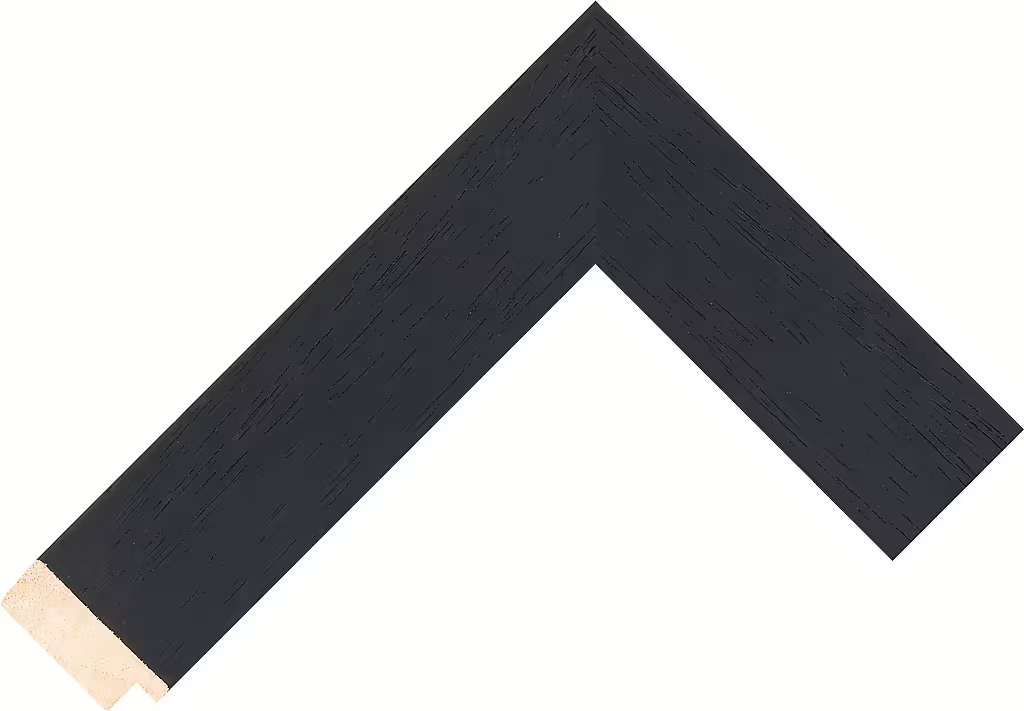
#> input picture VISUALS/Black.png, 1024 x 711 px
$ python extract_rails.py
#> lines starting #> are read from the running program, lines starting #| are printed output that depends on the picture
from PIL import Image
import numpy as np, os
V = os.path.dirname(os.path.abspath(__file__)) + '/'
OUT = V + 'frames/'
files = [('Black.png','black'), ('dark_wood.png','dark_wood'),
         ('med_oak.png','med_oak'), ('light_wood.png','light_wood'),
         ('white.png','white')]

def band_rows(gray, x0, x1):
    band = gray[:, x0:x1]
    std = band.std(axis=1)
    rows = np.where(std > 12)[0]
    if len(rows) == 0:  # white-on-white: fall back to edge gradient
        grad = np.abs(np.diff(band, axis=0)).mean(axis=1)
        rows = np.where(grad > 1.5)[0]
    return int(rows.min()), int(rows.max())

def longest_run(mask):
    best = cur = start = bs = 0
    for i, v in enumerate(mask):
        if v:
            if cur == 0: start = i
            cur += 1
            if cur > best: best, bs = cur, start
        else:
            cur = 0
    return bs, bs + best

for f, name in files:
    im = Image.open(V + f).convert('RGB')
#> im is the input picture: PIL image 1024x711 RGB; mean R, G, B 191.5, 191.4, 192.2
    rot = im.rotate(-45, expand=True, resample=Image.BICUBIC,
                    fillcolor=(247, 246, 243))
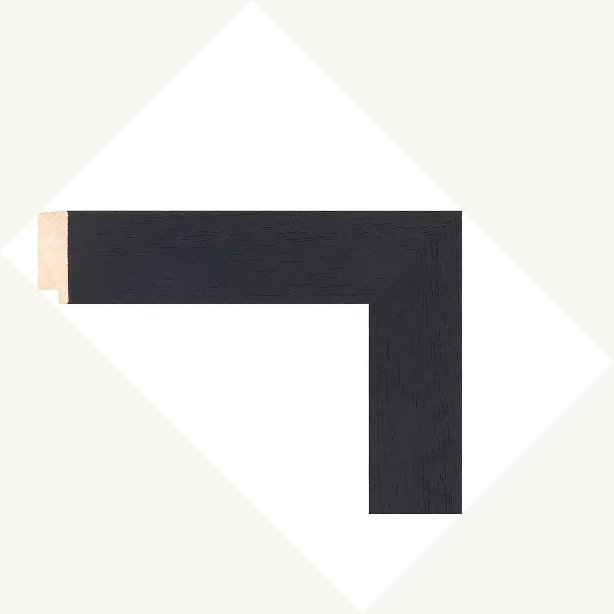
#> rot: PIL image 1228x1227 RGB (shown at 1/2 size); mean R, G, B 220.1, 219.5, 218.4
    gray = np.asarray(rot.convert('L')).astype(float)
    W = rot.size[0]
#> W = 1228
    x0, x1 = int(W * 0.08), int(W * 0.45)
#> x0 = 98; x1 = 552
    r0, r1 = band_rows(gray, x0, x1)
#> in band_rows, `band = gray[:, x0:x1]`:
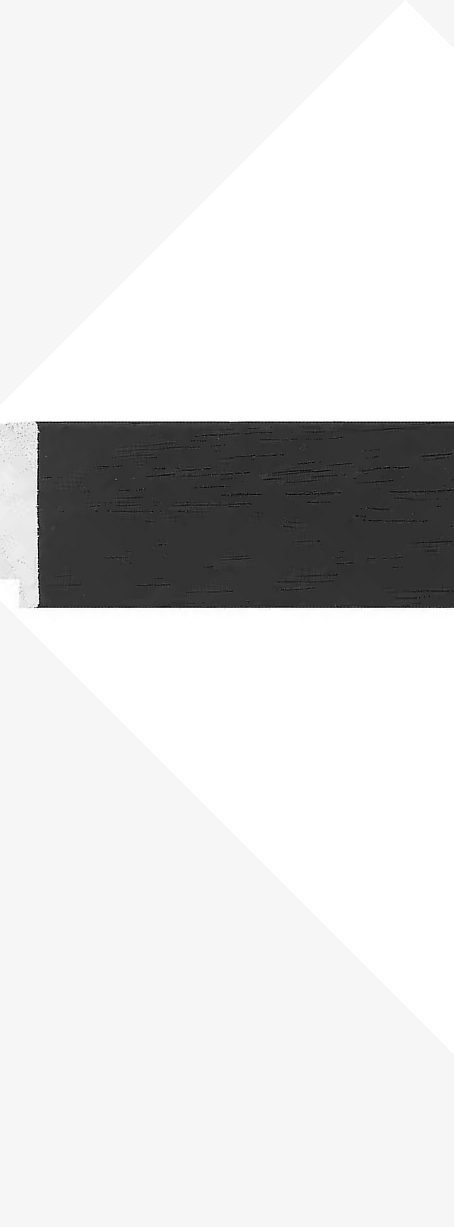
#> band: shape (1227, 454) float64; min 0, max 255, mean 222
#> in band_rows, `std = band.std(axis=1)`: std = 1227 values, max 59.84 at index 422, min 0 at index 405, mean 10.19
#> in band_rows, `rows = np.where(std > 12)[0]`: rows = 187 values from 421 to 607
#> r0 = 421; r1 = 607
    h = r1 - r0
#> h = 186
    crop = rot.crop((x0, r0 + int(h*0.12), x1, r1 - int(h*0.12)))
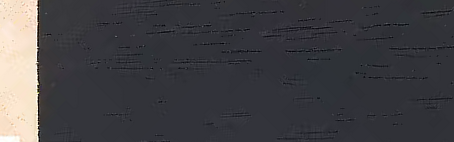
#> crop: PIL image 454x142 RGB; mean R, G, B 66.1, 65.1, 68.8
    a = np.asarray(crop).astype(float)
    med = np.median(a.reshape(-1, 3), axis=0)
#> med = [50, 51, 57]
    dist = np.sqrt(((a - med) ** 2).sum(axis=2))
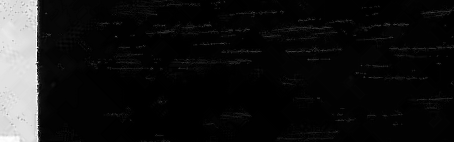
#> dist: shape (142, 454) float64; min 0, max 350.5, mean 30.3; drawn with min black and max white
    tol = max(30.0, np.median(dist) * 3.5)
#> tol = 30
    colgood = (dist < tol).mean(axis=0) > 0.90
    rowgood = (dist < tol).mean(axis=1) > 0.90
    c0, c1 = longest_run(colgood)
#> the loop in longest_run, `for i, v in enumerate(mask):` made 454 passes
#> (v, start, cur) on pass 41: (True, 40, 1)
#> (v, cur) on passes 1 to 6: (False, 0), (False, 0), (False, 0), (False, 0), (False, 0), (False, 0)
#> after the loop in longest_run, `for i, v in enumerate(mask):`: best = 414; bs = 40
#> c0 = 40; c1 = 454
    rr0, rr1 = longest_run(rowgood)
#> the loop in longest_run (call 2), `for i, v in enumerate(mask):` made 142 passes
#> (v, cur, bs) on passes 1, 2, 3, 4, 11: (True, 1, 0), (True, 2, 0), (True, 3, 0), (True, 4, 0), (True, 5, 6)
#> (v, cur) on passes 5 to 10: (False, 0), (False, 0), (True, 1), (True, 2), (True, 3), (True, 4)
#> rr0 = 84; rr1 = 98
    if c1 - c0 > 60: c0 += 6; c1 -= 6
#> after `c0 += 6`: c0 = 46
#> after `c1 -= 6`: c1 = 448
    else: c0, c1 = 0, crop.size[0]      # trim failed; keep axis whole
    if rr1 - rr0 > 30: rr0 += 3; rr1 -= 3
    else: rr0, rr1 = 0, crop.size[1]
#> rr0 = 0; rr1 = 142
    clean = crop.crop((c0, rr0, c1, rr1))
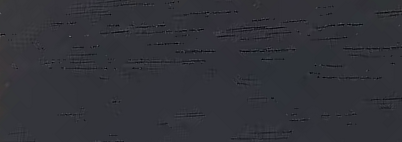
#> clean: PIL image 402x142 RGB; mean R, G, B 49.4, 50.3, 56.5
    clean.save(OUT + name + '_h.png')
    clean.transpose(Image.ROTATE_90).save(OUT + name + '_v.png')
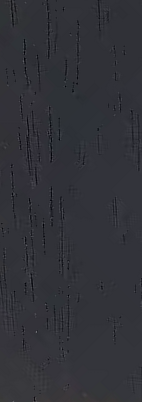
#> saved as black_v.png: PIL image 142x402 RGB; mean R, G, B 49.4, 50.3, 56.5
    print(name, 'clean', clean.size, 'median RGB', med.astype(int).tolist())
#| black clean (402, 142) median RGB [50, 51, 57]
#> pass 2 of the loop `for f, name in files:`:
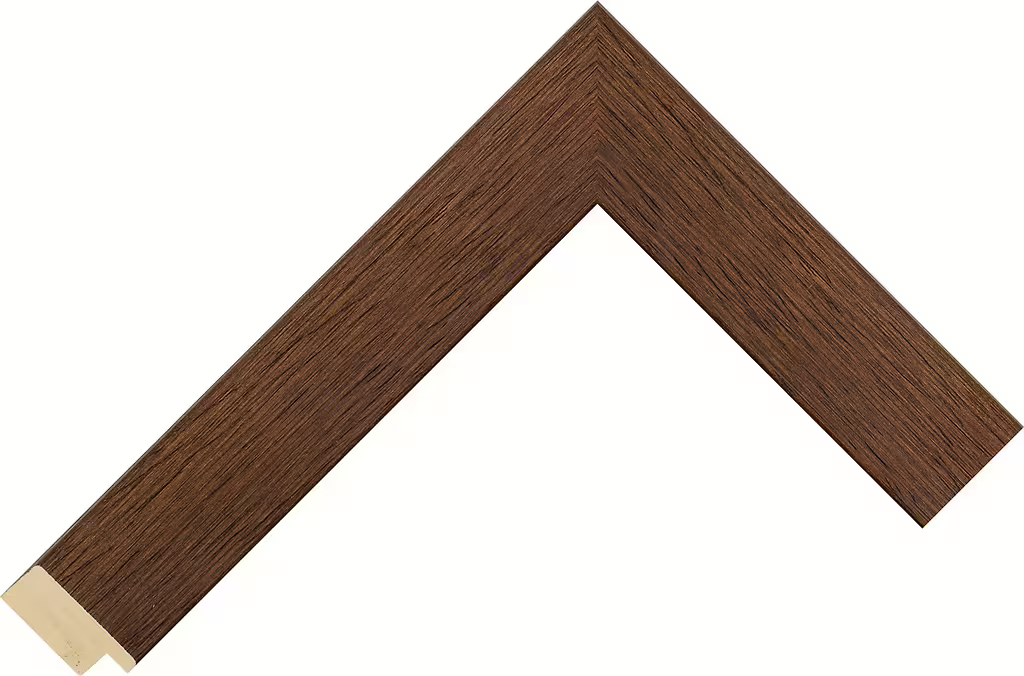
#> input picture VISUALS/dark_wood.png, 1024 x 676 px
#> im is the input picture: PIL image 1024x676 RGB; mean R, G, B 213.2, 204.3, 197.7
#> rot: PIL image 1204x1204 RGB
#> gray: shape (1204, 1204) float64
#> band: shape (1204, 445) float64
#> r0 = 423; r1 = 567
#> h = 144
#> crop: PIL image 445x110 RGB
#> a: shape (110, 445, 3) float64
#> med = [93, 60, 41]
#> `dist = np.sqrt(((a - med) ** 2).sum(axis=2))`:
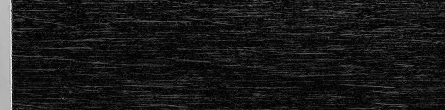
#> dist: shape (110, 445) float64; min 0, max 309.5, mean 30.9; drawn with min black and max white
#> tol = 73.92
#> `c0, c1 = longest_run(colgood)`: c0 = 13; c1 = 445
#> clean: PIL image 420x50 RGB
#> `clean.transpose(Image.ROTATE_90).save(OUT + name + '_v.png')`:
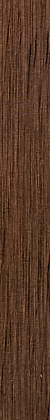
#> saved as dark_wood_v.png: PIL image 50x420 RGB; mean R, G, B 88.6, 56.9, 39.5
#| dark_wood clean (420, 50) median RGB [93, 60, 41]
#> pass 3 of the loop `for f, name in files:`:
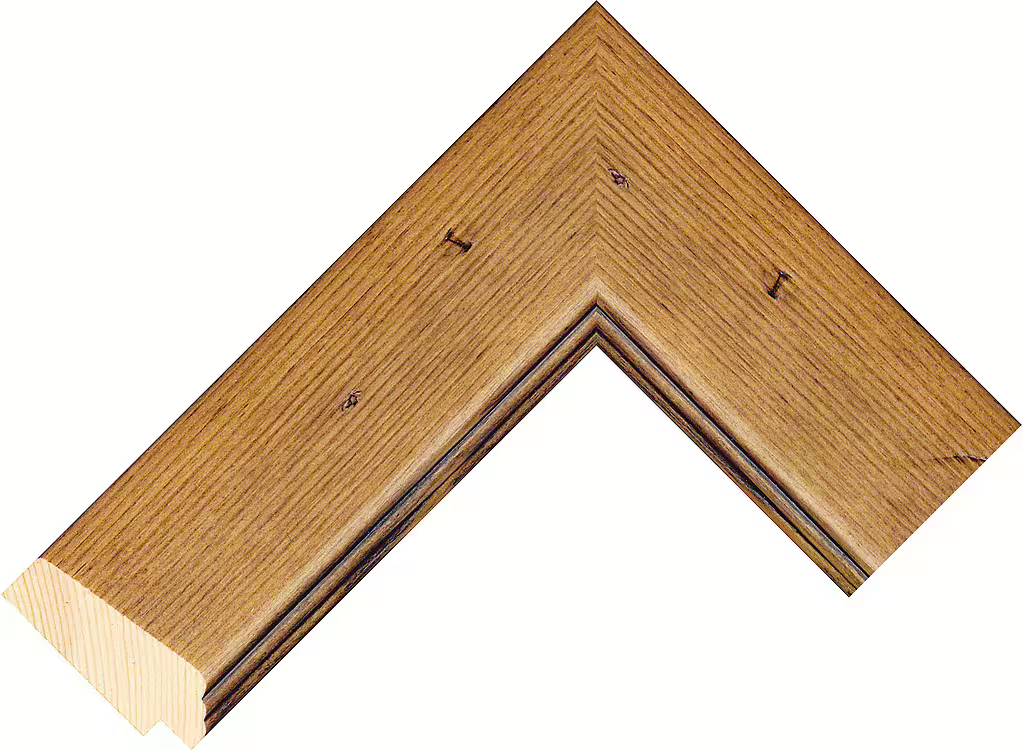
#> input picture VISUALS/med_oak.png, 1023 x 750 px
#> im is the input picture: PIL image 1023x750 RGB; mean R, G, B 225.8, 208, 187.3
#> rot: PIL image 1255x1254 RGB
#> gray: shape (1254, 1255) float64
#> band: shape (1254, 464) float64
#> crop: PIL image 464x186 RGB
#> a: shape (186, 464, 3) float64
#> `dist = np.sqrt(((a - med) ** 2).sum(axis=2))`:
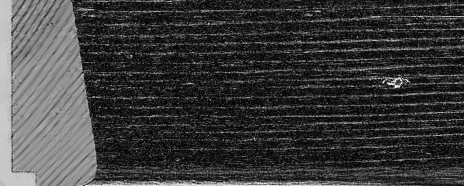
#> dist: shape (186, 464) float64; min 1, max 260.1, mean 62.8; drawn with min black and max white
#> clean: PIL image 357x186 RGB
#> `clean.transpose(Image.ROTATE_90).save(OUT + name + '_v.png')`:
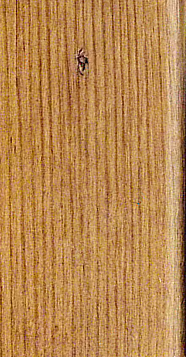
#> saved as med_oak_v.png: PIL image 186x357 RGB; mean R, G, B 185.5, 135.5, 79.5
#| med_oak clean (357, 186) median RGB [196, 146, 89]
#> the loop made 5 passes; the first 3 are shown
print('done')
